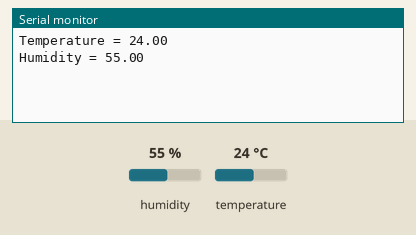
This sketch was run on a simulated ESP8266 (NodeMCU). On the bench: the last lines printed to the serial monitor. The test bench sets the inputs (shaded band); at power-on: humidity 55 %, temperature 24 °C. WiFi joins after 1.5 s; servers stay silent unless stated.

Above: at 2.7 s.
2.8 s: humidity set to 22 %
At 7.2 s:
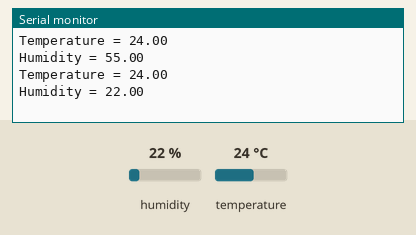
8.8 s: temperature set to 12 °C
At 12.6 s:
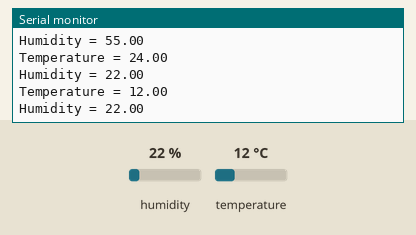
14.8 s: humidity set to 40 %
At 18.0 s:
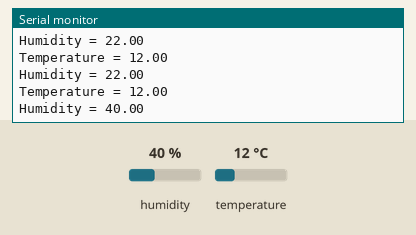
Timing chart, 0 to 19.5 s (numbered marks = the images above; inputs shaded):
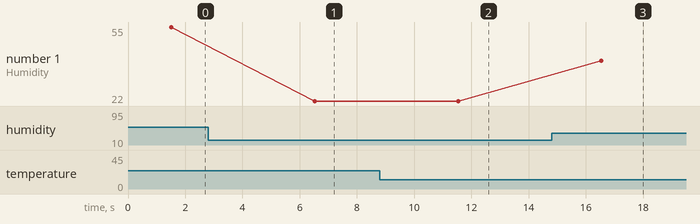

The sketch:

Temperature_ESP8266_IoT.ino
```cpp
#include "arduino_secrets.h"
#include "thingProperties.h"
#include <DHTesp.h>

DHTesp dht; // Name the function DHTesp to dht

void setup() {
  // Initialize serial and wait for port to open:
  Serial.begin(9600);
  // This delay gives the chance to wait for a Serial Monitor without blocking if none is found
  delay(1500);

  dht.setup(5, DHTesp::DHT11); // Connect DHT sensor to GPIO

  // Defined in thingProperties.h
  initProperties();

  // Connect to Arduino IoT Cloud.
  ArduinoCloud.begin(ArduinoIoTPreferredConnection);

  setDebugMessageLevel(2);
  ArduinoCloud.printDebugInfo();
}

void loop() {
  ArduinoCloud.update();
  // Read temperature and humidity every 5 sec.
  float temp = dht.getTemperature();
  float hum = dht.getHumidity();

  Serial.print("Temperature = ");
  Serial.println(temp);
  Serial.print("Humidity = ");
  Serial.println(hum);

  temperature = temp;
  humidity = hum;

  delay(5000);
}
```

arduino_secrets.h
```cpp
#define SECRET_SSID "YOUR SSID"
#define SECRET_PASS "YOUR PASSWORD"
#define SECRET_DEVICE_KEY "YOUR SECRET DEVICE KEY"
```

thingProperties.h
```cpp
#include <ArduinoIoTCloud.h>
#include <Arduino_ConnectionHandler.h>


const char THING_ID[]           = ""; // Arduino IoT Thing_ID
const char DEVICE_LOGIN_NAME[]  = ""; // Arduino Device_Login_Name

const char SSID[]               = SECRET_SSID;    // Network SSID (name)
const char PASS[]               = SECRET_PASS;    // Network password (use for WPA, or use as key for WEP)
const char DEVICE_KEY[]  = SECRET_DEVICE_KEY;    // Secret device password


float temperature;
float humidity;

void initProperties(){

  ArduinoCloud.setBoardId(DEVICE_LOGIN_NAME);
  ArduinoCloud.setSecretDeviceKey(DEVICE_KEY);
  ArduinoCloud.setThingId(THING_ID);
  ArduinoCloud.addProperty(temperature, READ, ON_CHANGE, NULL);
  ArduinoCloud.addProperty(humidity, READ, ON_CHANGE, NULL);

}

WiFiConnectionHandler ArduinoIoTPreferredConnection(SSID, PASS);
```

Measured:
- after the input at 2.8 s, the serial monitor: prints a new line after 3.7 s (image 1)
- after the input at 8.8 s, the serial monitor: prints a new line after 2.7 s (image 2)
- after the input at 14.8 s, the serial monitor: prints a new line after 1.7 s (image 3)
- plotted number 1: 55 → 22 after the input at 2.8 s, 22 → 40 after the input at 14.8 s
